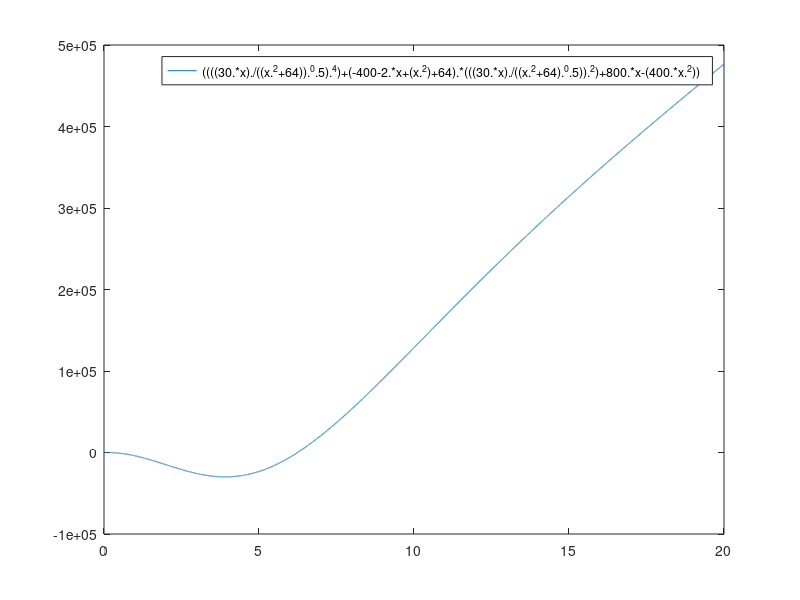

The MATLAB script that drew this image:
#Zeros reais de uma função, utilizando o método da secante
clc

x0 = 7; #aproximação inicial para X0 / x(k-1)
x1 = 6; #aproximação inicial para X1 / x(k)
erro = 0.00001; #Critério de condição de parada

yk = ((((30*x1)/((x1^2+64))^0.5)^4)+(-400-2*x1+(x1^2)+64)*(((30*x1)/((x1^2+64)^0.5))^2)+800*x1-(400*x1^2)); #calcula a funcao em x(k)
yk1 = ((((30*x0)/((x0^2+64))^0.5)^4)+(-400-2*x0+(x0^2)+64)*(((30*x0)/((x0^2+64)^0.5))^2)+800*x0-(400*x0^2)); #calcula a função em x(k-1)

x_atual = ((x0*yk) - (x1*yk1)) / (yk - yk1); #primeira iteração do método

k = 0;

x_novo = x_atual + 1;
x_ant = x0;

fplot("((((30*x)/((x^2+64))^0.5)^4)+(-400-2*x+(x^2)+64)*(((30*x)/((x^2+64)^0.5))^2)+800*x-(400*x^2))", [0, 20])

do
  
  yk = ((((30*x_atual)/((x_atual^2+64))^0.5)^4)+(-400-2*x_atual+(x_atual^2)+64)*(((30*x_atual)/((x_atual^2+64)^0.5))^2)+800*x_atual-(400*x_atual^2)); #calcula a funcao em x(k)
  yk1 = ((((30*x_ant)/((x_ant^2+64))^0.5)^4)+(-400-2*x_ant+(x_ant^2)+64)*(((30*x_ant)/((x_ant^2+64)^0.5))^2)+800*x_ant-(400*x_ant^2)); #calcula a função em x(k-1)
  
  x_novo = ((x_ant*yk) - (x_atual*yk1)) / (yk - yk1);#iteração para x(k+1)
  
  x_ant = x_atual; #atualizo o x(k-1)
  x_atual = x_novo; #atualizo o x(k)
  
  k = k + 1;
  
until (abs((x_atual - x_ant)) < erro)

x_atual
k
l = (30*x_atual)/((x_atual^2 + 64)^0.5)
